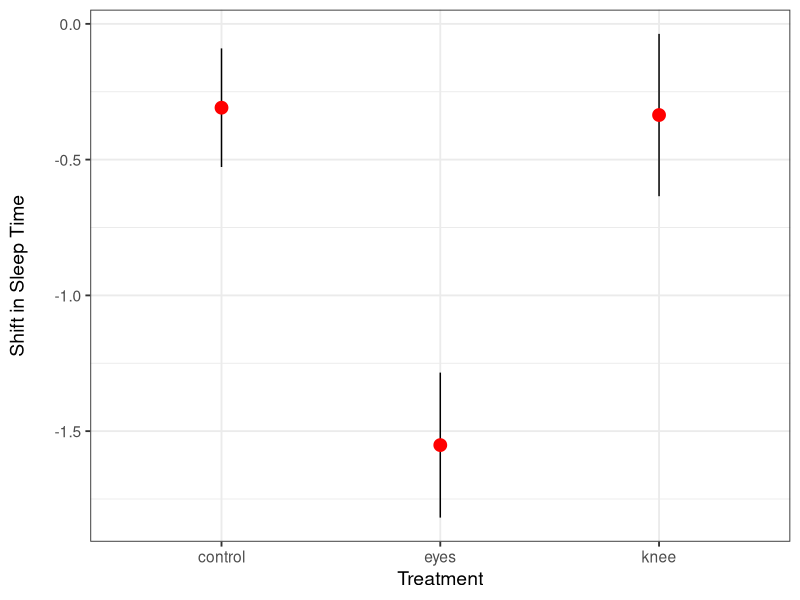
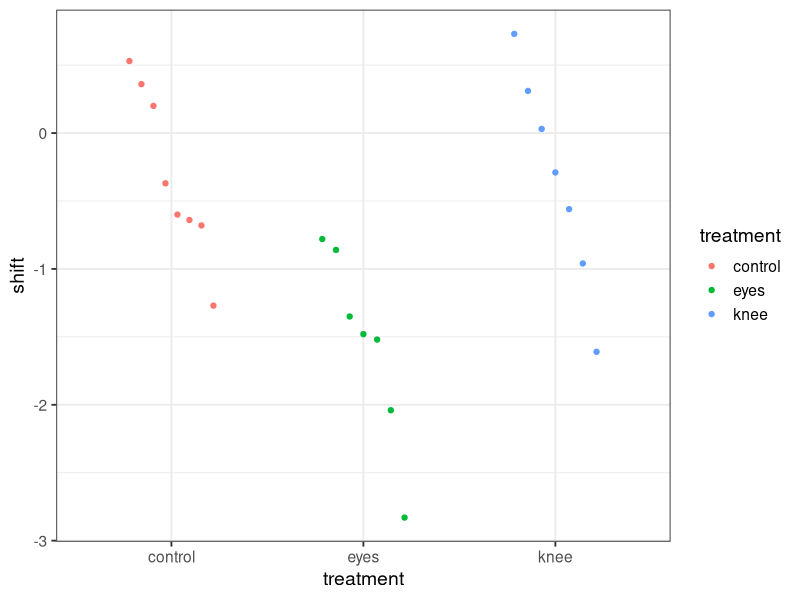
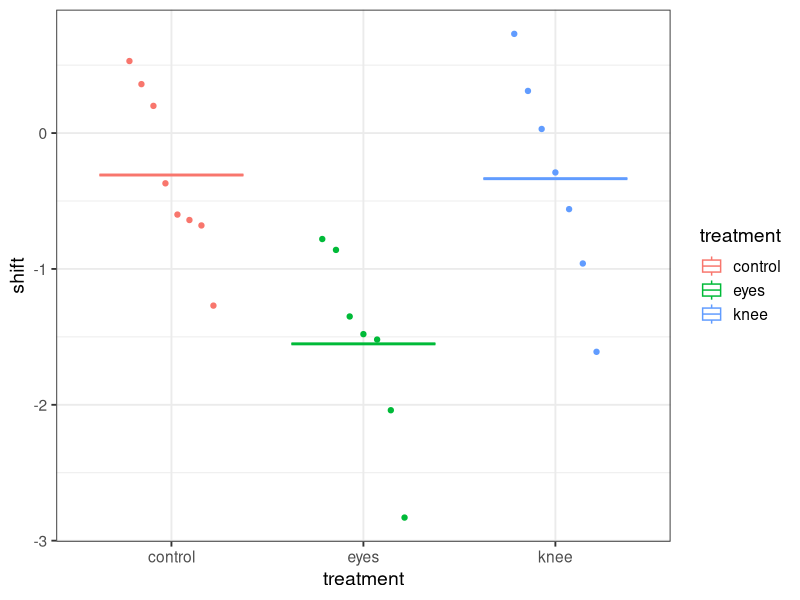
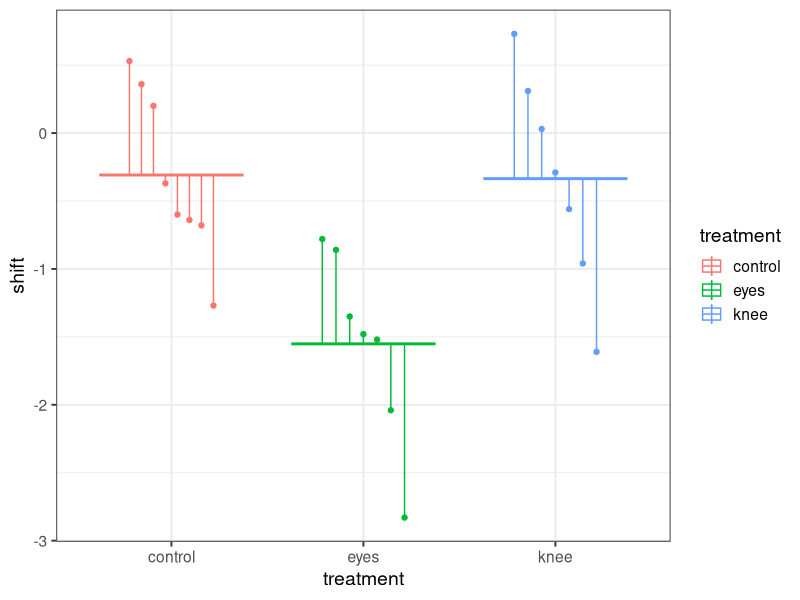
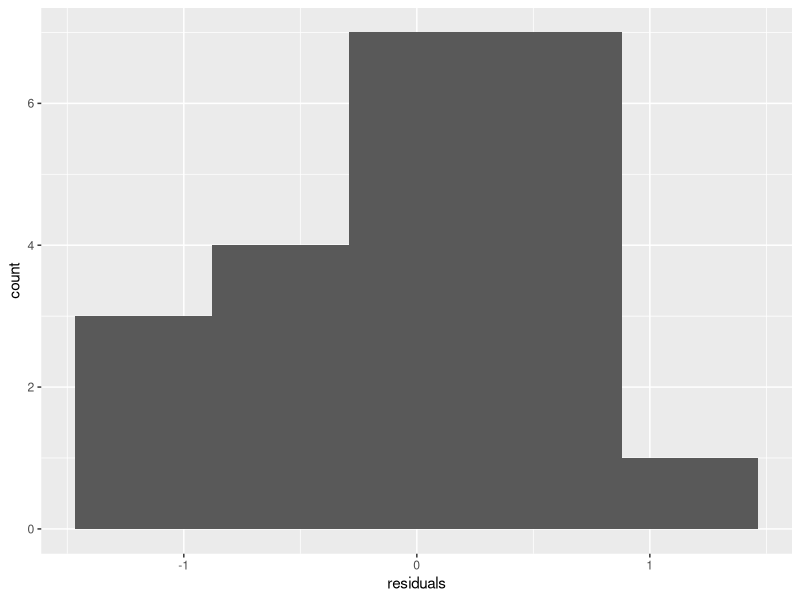
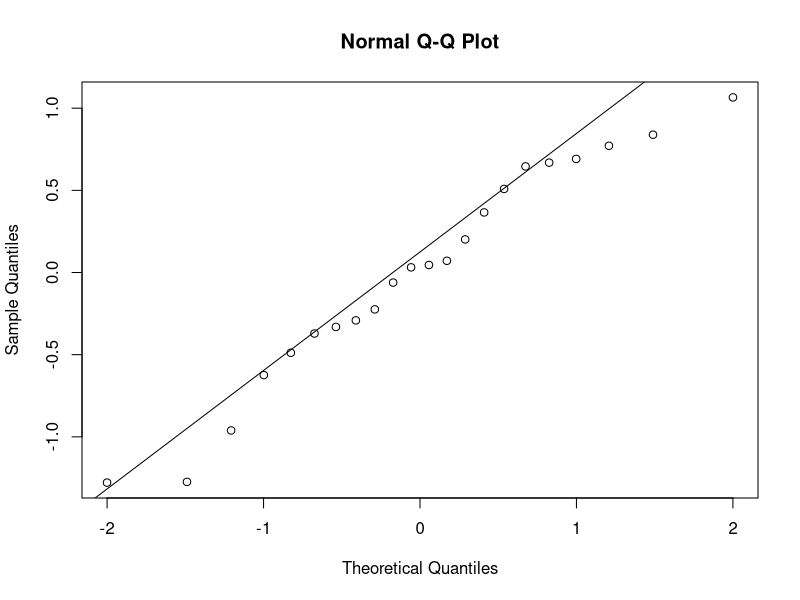
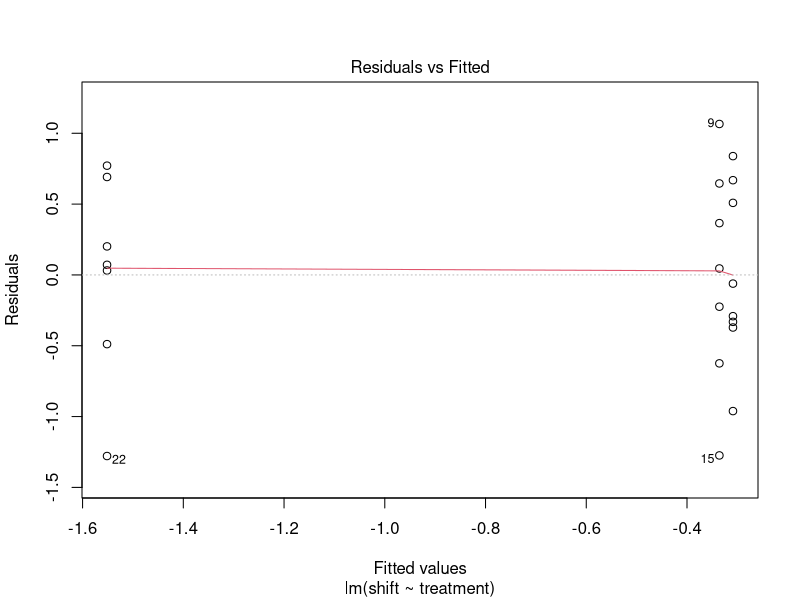
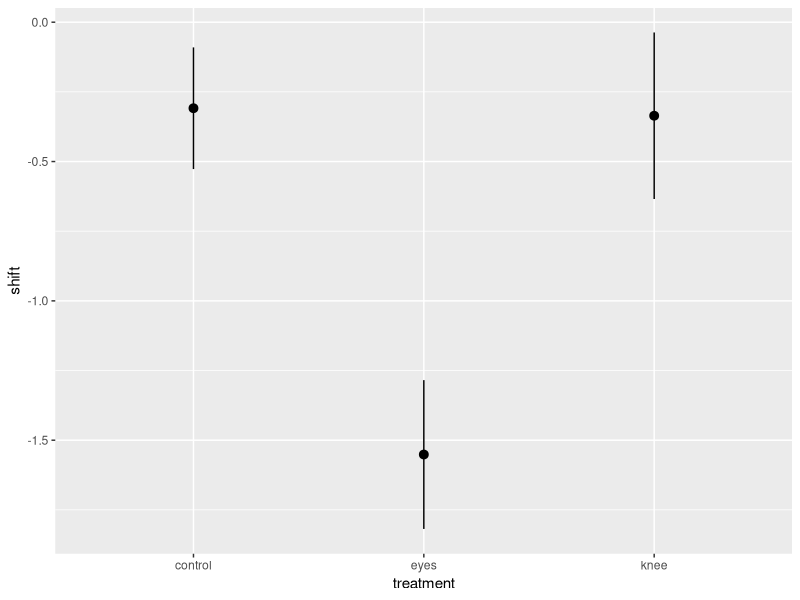

Source code (R) for these figures, in order:
## ---- chunk 1
library(dplyr)
library(ggplot2)
library(knitr)
opts_chunk$set(echo=FALSE, message=FALSE, warning=FALSE,
               fig.width=7, fig.height=5)
## ---- chunk 2
jetlag <- read.csv("./Images/anova/15e1KneesWhoSayNight.csv") %>%
  group_by(treatment) %>%
  mutate(mean_shift = mean(shift),
         resid_shift = shift - mean_shift,
         subj = 1:length(shift)) %>%
  ungroup()

jl_plot <- ggplot(data=jetlag, mapping=aes(x=treatment, y=shift)) +
  stat_summary() +
  stat_summary(geom="point", color="red", size=4) +
  theme_bw(base_size=14) +
  xlab("Treatment") +
  ylab("Shift in Sleep Time\n")

jl_plot
## ---- chunk 3
jetlag$subj <- 1:nrow(jetlag)
jls <- jetlag %>%
  group_by(treatment) %>%
  summarise(mean_shift = mean(shift)) %>%
  ungroup()

data_plot <- ggplot(data=jetlag, mapping=aes(x=treatment, y=shift, color=treatment)) +
  geom_point(mapping=aes(group=subj), position=position_dodge(width=0.5)) +
  theme_bw(base_size=14)

data_plot
## ---- chunk 4
jetlag$subj <- 1:nrow(jetlag)
jls <- jetlag %>%
  group_by(treatment) %>%
  summarise(mean_shift = mean(shift)) %>%
  ungroup()

model_plot <- data_plot +
    geom_boxplot(data=jls, mapping=aes(x=treatment, y=mean_shift))

model_plot
## ---- chunk 5
jetlag$subj <- 1:nrow(jetlag)
jls <- jetlag %>%
  group_by(treatment) %>%
  summarise(mean_shift = mean(shift)) %>%
  ungroup()

model_plot + geom_linerange(mapping=aes(x=treatment, ymin = mean_shift, ymax = shift, group=subj), position=position_dodge(width=0.5))
## ---- chunk 6
mod <- lm(shift ~ treatment, data=jetlag)
## ---- chunk 7
jetlag$residuals <- residuals(mod)
resid_hist_plot <- ggplot(jetlag, aes(x=residuals)) +
  geom_histogram(bins=5)

resid_hist_plot
## ---- chunk 8
qqnorm(residuals(mod))
qqline(residuals(mod))
## ---- chunk 9
plot(mod, which=1)
## ---- chunk 10
knitr::kable(anova(mod))
## ---- chunk 11
ggplot(data=jetlag, mapping=aes(x=treatment, y=shift)) +
  stat_summary(fun.data=mean_se)
## ---- chunk 12
jetlag$Treatment <- factor(jetlag$treatment, levels=c("control", "knee", "eyes"))
ggplot(data=jetlag, mapping=aes(x=Treatment, y=shift)) +
  stat_summary(fun.data=mean_se)
## ---- chunk 13
ggplot(data=jetlag, mapping=aes(x=Treatment, y=shift)) +
  stat_summary(fun.data=mean_cl_normal)
